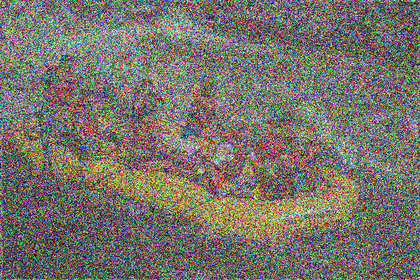
%> input picture 12_12_NR_BRISQUE_release/testimage1.bmp, 420 x 280 px, shrunk from 768 x 512 before the run, given in place of I01.BMP, which was not available
$ octave biqi_demo.m   (GNU Octave 9; MATLAB toolbox functions it lacks are replaced by stand-ins)
%> lines starting %> are read from the running program, lines starting %| are printed output that depends on the picture; pictures that were not available may be replaced by others from this repository, and a replacement may not be noted
### 10_5_NR_BIQI_release/biqi.m
function [quality probs] = biqi(im)


%========================================================================
%
% -----------COPYRIGHT NOTICE STARTS WITH THIS LINE------------
% Copyright (c) 2009 The University of Texas at Austin
% All rights reserved.
%
% Permission is hereby granted, without written agreement and without license or royalty fees, to use, copy,
% modify, and distribute this code (the source files) and its documentation for
% any purpose, provided that the copyright notice in its entirety appear in all copies of this code, and the
% original source of this code, Laboratory for Image and Video Engineering (LIVE, http://live.ece.utexas.edu)
% and Center for Perceptual Systems (CPS, http://www.cps.utexas.edu) at the University of Texas at Austin (UT Austin,
% http://www.utexas.edu), is acknowledged in any publication that reports research using this code. The research
% is to be cited in the bibliography as:
%
% 1. A. K. Moorthy and A. C. Bovik, "A Modular Framework for Constructing Blind
% Universal Quality Indices", submitted to IEEE Signal Processing Letters (2009).
%
% 2. A. K. Moorthy and A. C. Bovik, "BIQI Software Release",
% URL: http://live.ece.utexas.edu/research/quality/biqi.zip, 2009.
%
% IN NO EVENT SHALL THE UNIVERSITY OF TEXAS AT AUSTIN BE LIABLE TO ANY PARTY FOR DIRECT, INDIRECT, SPECIAL, INCIDENTAL,
% OR CONSEQUENTIAL DAMAGES ARISING OUT OF THE USE OF THIS DATABASE AND ITS DOCUMENTATION, EVEN IF THE UNIVERSITY OF TEXAS
% AT AUSTIN HAS BEEN ADVISED OF THE POSSIBILITY OF SUCH DAMAGE.
%
% THE UNIVERSITY OF TEXAS AT AUSTIN SPECIFICALLY DISCLAIMS ANY WARRANTIES, INCLUDING, BUT NOT LIMITED TO, THE IMPLIED
% WARRANTIES OF MERCHANTABILITY AND FITNESS FOR A PARTICULAR PURPOSE. THE DATABASE PROVIDED HEREUNDER IS ON AN "AS IS" BASIS,
% AND THE UNIVERSITY OF TEXAS AT AUSTIN HAS NO OBLIGATION TO PROVIDE MAINTENANCE, SUPPORT, UPDATES, ENHANCEMENTS, OR MODIFICATIONS.
%
% -----------COPYRIGHT NOTICE ENDS WITH THIS LINE------------%

%Author  : Anush Krishna Moorthy
%Version : 1.0
%
%The authors are with the Laboratory for Image and Video Engineering
%(LIVE), Department of Electrical and Computer Engineering, The
%University of Texas at Austin, Austin, TX.
%
%Kindly report any suggestions or corrections to anushmoorthy@gmail.com
%
%========================================================================
%
% This is a demonstration of the Blind Image Quality Index (BIQI) .
% It is an implementation of the BIQI in the reference.
% The algorithm is described in:
% A. K. Moorthy and A. C. Bovik, "A Modular Framework for Constructing Blind
% Universal Quality Indices", submitted to IEEE Signal Processing Letters (2009).
%
%You can change this program as you like and use it anywhere, but please
%refer to its original source (cite our paper and our web page at
% http://live.ece.utexas.edu/research/quality/biqi.zip).
%
%Input : A test 8bits/pixel grayscale image loaded in a 2-D array
%Output: A quality score of the image. The score typically has a value
%        between 0 and 100 (0 represents the best quality, 100 the worst).
%
%Usage:
%
%1. Load the image, for example
%
%   image = rgb2gray(imread('testimage.jpg'));
%
%2. Call this function to calculate the quality score:
%
%    quality = biqi(image)
%
% Dependencies:
% MATLAB Wavelet  Toolbox
% You may need the MATLAB Image Processing Toolbox
% Binaries: svm-train, svm-scale (from LibSVM) - provided with release
% Other m files: jpeg_quality_score.m (provided with release)
% Data files: range2, range2_wn, range2_blur, range2_jp2k, model_89,
% model_89_wn, model_89_blur, model_89_jp2k, rang2_ff model_ff
%========================================================================


if(size(im,3)~=1)
    im = rgb2gray(im);
end

%% First compute statistics
num_scales = 3; % somethings are hardcoded for this...please be careful when changing.
gam = 0.2:0.001:10;
r_gam = gamma(1./gam).*gamma(3./gam)./(gamma(2./gam)).^2;

[C S] = wavedec2(im,num_scales,'db9');
for p = 1:num_scales
    [horz_temp,vert_temp,diag_temp] = detcoef2('all',C,S,p) ;
    horz(p) = {[horz_temp(:)]};
    diag(p) = {[diag_temp(:)]};
    vert(p) = {[vert_temp(:)]};

    h_horz_curr  = cell2mat(horz(p));
    h_vert_curr  = cell2mat(vert(p));
    h_diag_curr  = cell2mat(diag(p));

    mu_horz(p) = mean(h_horz_curr);
    sigma_sq_horz(p)  = mean((h_horz_curr-mu_horz(p)).^2);
    E_horz = mean(abs(h_horz_curr-mu_horz(p)));
    rho_horz = sigma_sq_horz(p)/E_horz^2;
    [min_difference, array_position] = min(abs(rho_horz - r_gam));
    gam_horz(p) = gam(array_position);

    mu_vert(p) = mean(h_vert_curr);
    sigma_sq_vert(p)  = mean((h_vert_curr-mu_vert(p)).^2);
    E_vert = mean(abs(h_vert_curr-mu_vert(p)));
    rho_vert = sigma_sq_vert(p)/E_vert^2;
    [min_difference, array_position] = min(abs(rho_vert - r_gam));
    gam_vert(p) = gam(array_position);

    mu_diag(p) = mean(h_diag_curr);
    sigma_sq_diag(p)  = mean((h_diag_curr-mu_diag(p)).^2);
    E_diag = mean(abs(h_diag_curr-mu_diag(p)));
    rho_diag = sigma_sq_diag(p)/E_diag^2;
    [min_difference, array_position] = min(abs(rho_diag - r_gam));
    gam_diag(p) = gam(array_position);
end
rep_vec = [mu_horz mu_vert mu_diag sigma_sq_horz sigma_sq_vert sigma_sq_diag gam_horz gam_vert gam_diag];
rep_vec(:,1:9) = []; % remove the means...
%% Now classify

fid = fopen('test_ind.txt','w');
for j = 1:size(rep_vec,1)
    fprintf(fid,'%d ',j);
    for k = 1:size(rep_vec,2)
        fprintf(fid,'%d:%f ',k,rep_vec(j,k));
    end
    fprintf(fid,'\n');
end
fclose(fid);

system(['svm-scale -r range2 test_ind.txt >> test_ind_scaled']);
system(['svm-predict -b 1 test_ind_scaled model_89 output_89']);
delete test_ind.txt test_ind_scaled

%% Quality along each dimension

% Write out SVM compatible

fid = fopen('test_ind.txt','w');
for j = 1:size(rep_vec,1)
    fprintf(fid,'%f ',j);
    for k = 1:size(rep_vec,2)
        fprintf(fid,'%d:%f ',k,rep_vec(j,k));
    end
    fprintf(fid,'\n');
end
fclose(fid);

% Jp2k quality
system(['svm-scale -r range2_jp2k test_ind.txt >> test_ind_scaled']);
system(['svm-predict  -b 1 test_ind_scaled model_89_jp2k output_blur']);
load output_blur
jp2k_score = output_blur;
delete output_blur test_ind_scaled

% JPEG quality
jpeg_score  = jpeg_quality_score(im);


% WN quality
system(['svm-scale -r range2_wn test_ind.txt >> test_ind_scaled']);
system(['svm-predict -b 1 test_ind_scaled model_89_wn output_blur']);
load output_blur
wn_score = output_blur;
delete output_blur test_ind_scaled


% Blur quality
system(['svm-scale -r range2_blur test_ind.txt >> test_ind_scaled']);
system(['svm-predict  -b 1 test_ind_scaled model_89_blur output_blur']);
load output_blur
blur_score = output_blur;
delete output_blur test_ind_scaled

% FF quality
system(['svm-scale -r range2_ff test_ind.txt >> test_ind_scaled']);
system(['svm-predict  -b 1 test_ind_scaled model_89_ff output_blur']);
load output_blur
ff_score = output_blur;


delete output_blur
delete test_ind.txt test_ind_scaled


%% Final pooling

% figure out probabilities
fid = fopen('output_89','r');
fgetl(fid);
C = textscan(fid,'%f %f %f %f %f %f');
output = [C{1} C{2} C{3} C{4} C{5} C{6}];
fclose(fid);
probs = output(:,2:end);
scores  = [jp2k_score jpeg_score wn_score blur_score ff_score];
quality = sum(probs.*scores,2);
%delete output_89
clc

### 10_5_NR_BIQI_release/biqi_demo.m
% ========================================================================
% SSIM demo, Version 1.0
% Copyright(c) 2013 Jincao Yin
% All Rights Reserved.
%
% ----------------------------------------------------------------------
% Permission to use, copy, or modify this software and its documentation
% for educational and research purposes only and without fee is hereby
% granted, provided that this copyright notice and the original authors'
% names appear on all copies and supporting documentation. This program
% shall not be used, rewritten, or adapted as the basis of a commercial
% software or hardware product without first obtaining permission of the
% authors. The authors make no representations about the suitability of
% this software for any purpose. It is provided "as is" without express
% or implied warranty.
%----------------------------------------------------------------------
%
% This is an implementation of the algorithm for calculating the
% Structural SIMilarity (SSIM) index between two images
%
% Please refer to the following paper and the website with suggested usage
%
% Z. Wang, A. C. Bovik, H. R. Sheikh, and E. P. Simoncelli, "Image
% quality assessment: From error visibility to structural similarity,"
% IEEE Transactios on Image Processing, vol. 13, no. 4, pp. 600-612,
% Apr. 2004.
%
% http://www.ece.uwaterloo.ca/~z70wang/research/ssim/
%
% Note: This program is different from ssim_index.m, where no automatic
% downsampling is performed. (downsampling was done in the above paper
% and was described as suggested usage in the above website.)
%
% Kindly report any suggestions or corrections to zhouwang@ieee.org
%========================================================================
clear all
clc
pub_path = '../../database/';

tid2008_db = 'tid2008/';
IVC_DB = 'IVC_SubQualityDB/';
a57_db = 'a57_db/images/';
CSIQ_DB = 'CSIQ_DB/';
LIVE_db = 'LIVE_db/';
toyama_db = 'toyama_db/';

k=menu('please choose a database' , 'tid2008_db' , 'IVC_DB' , 'a57_db' , 'CSIQ_DB' , 'LIVE_db' , 'toyama_db','自定义');
%> the answer given: 1
switch k
    case 1
        num = input('pelease choose a photo num range from 1 to 25:');
%> the answer given: 1
        while(num >25 || num < 1)
            disp('photo num can not greater than 25 or less than 1,input again');
            num = input('pelease choose a photo num range from 1 to 25:');
        end
        if(num > 9)
            img1_path = [pub_path tid2008_db 'reference_images/I' int2str(num) '.BMP'];
            img2_path = [pub_path tid2008_db 'distorted_images/I' int2str(num) '_01_1.bmp'];
        else
            img1_path = [pub_path tid2008_db 'reference_images/I0' int2str(num) '.BMP'];
            img2_path = [pub_path tid2008_db 'distorted_images/I0' int2str(num) '_01_1.bmp'];
        end
    case 2
        img1_path = [pub_path tid2008_db 'reference_images/I01.BMP'];
        img2_path = [pub_path tid2008_db 'distorted_images/I01_01_4.bmp'];
    case 3
        img1_path = [pub_path tid2008_db 'reference_images/I01.BMP'];
        img2_path = [pub_path tid2008_db 'distorted_images/I01_01_4.bmp'];
    case 4
        img1_path = [pub_path tid2008_db 'reference_images/I01.BMP'];
        img2_path = [pub_path tid2008_db 'distorted_images/I01_01_4.bmp'];
    case 5
        img1_path = [pub_path tid2008_db 'reference_images/I01.BMP'];
        img2_path = [pub_path tid2008_db 'distorted_images/I01_01_4.bmp'];
    case 6
        img1_path = [pub_path tid2008_db 'reference_images/I01.BMP'];
        img2_path = [pub_path tid2008_db 'distorted_images/I01_01_2.bmp'];
    case 7
        img1_path = '../test_img/test_引导滤波.jpg';
        img2_path = '../test_img/img01_7.gif';
end

img1 = imread(img1_path);
%> img1 is the input picture: size 280x420x3 uint8; mean R, G, B 119.7, 115.3, 106.5
img2 = imread(img2_path);
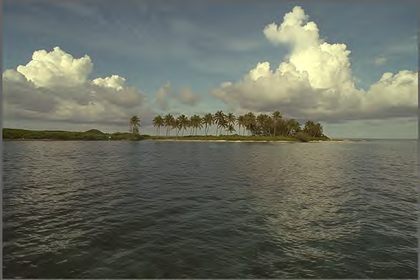
%> input picture 12_12_NR_BRISQUE_release/testimage2.bmp, 420 x 280 px, shrunk from 768 x 512 before the run, given in place of I01_01_1.bmp, which was not available
%> img2 is the input picture: size 280x420x3 uint8; mean R, G, B 103, 106.9, 95.4

if isrgb(img1)
    img1 = rgb2gray(img1);
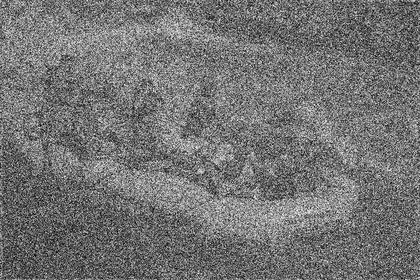
%> img1: size 280x420 uint8; min 0, max 244, mean 115.6
end

if isrgb(img2)
    img2 = rgb2gray(img2);
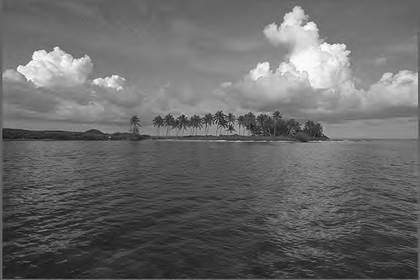
%> img2: size 280x420 uint8; min 15, max 252, mean 104.4
end

quality = (100 - biqi(img1) )/100  %score [0-1]
%> in biqi, `[C S] = wavedec2(im,num_scales,'db9');`: S = [49 67; 49 67; 82 117; 148 218; 280 420]
%> the loop in biqi, `for p = 1:num_scales` made 3 passes
%> (E_horz, rho_horz, E_vert, rho_vert, E_diag, rho_diag) on passes 1 to 3: (27.31, 1.57, 26.84, 1.58, 23.49, 1.56), (32.13, 1.59, 31.48, 1.59, 29.45, 1.59), (36.25, 1.64, 36.16, 1.64, 31.99, 1.65)
%> pass 1, in biqi, `[horz_temp,vert_temp,diag_temp] = detcoef2('all',C,S,p) ;`:
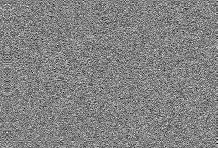
%> horz_temp: size 148x218 double; min -144.4, max 137.1, mean -0.1; drawn with min black and max white
%> pass 1, in biqi, `[horz_temp,vert_temp,diag_temp] = detcoef2('all',C,S,p) ;`:
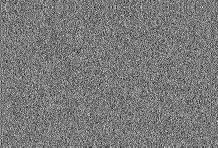
%> vert_temp: size 148x218 double; min -141.1, max 154, mean -0.1; drawn with min black and max white
%> pass 1, in biqi, `[horz_temp,vert_temp,diag_temp] = detcoef2('all',C,S,p) ;`:
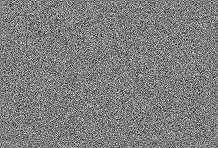
%> diag_temp: size 148x218 double; min -109.5, max 110.7, mean 0; drawn with min black and max white
%> pass 2, in biqi, `[horz_temp,vert_temp,diag_temp] = detcoef2('all',C,S,p) ;`:
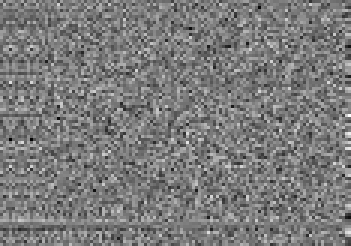
%> horz_temp: size 82x117 double (shown 3 times larger); min -167.6, max 177.9, mean -0.1; drawn with min black and max white
%> after the loop in biqi, `for p = 1:num_scales`: diag = 3 items; gam_diag = [2.07 1.89 1.67]; gam_horz = [1.99 1.9 1.67]; gam_vert = [1.96 1.88 1.69]; horz = 3 items; mu_diag = [-0.045 -0.346 -0.375]; mu_horz = [-0.148 -0.0608 0.22]; mu_vert = [-0.132 0.202 0.284]; sigma_sq_diag = [860 1381.5 1684.5]; sigma_sq_horz = [1172.6 1641.7 2159.1]; sigma_sq_vert = [1136.9 1579.4 2145.2]; vert = 3 items
%> in biqi, `rep_vec = [mu_horz mu_vert mu_diag sigma_sq_horz sigma_sq_vert sigma_s..`: rep_vec = 27 values, max 2159.1 at index 12, min -0.375 at index 9, mean 510.3
%> the loop in biqi, `for j = 1:size(rep_vec,1)` made 1 pass
%> the run ends on the next line
